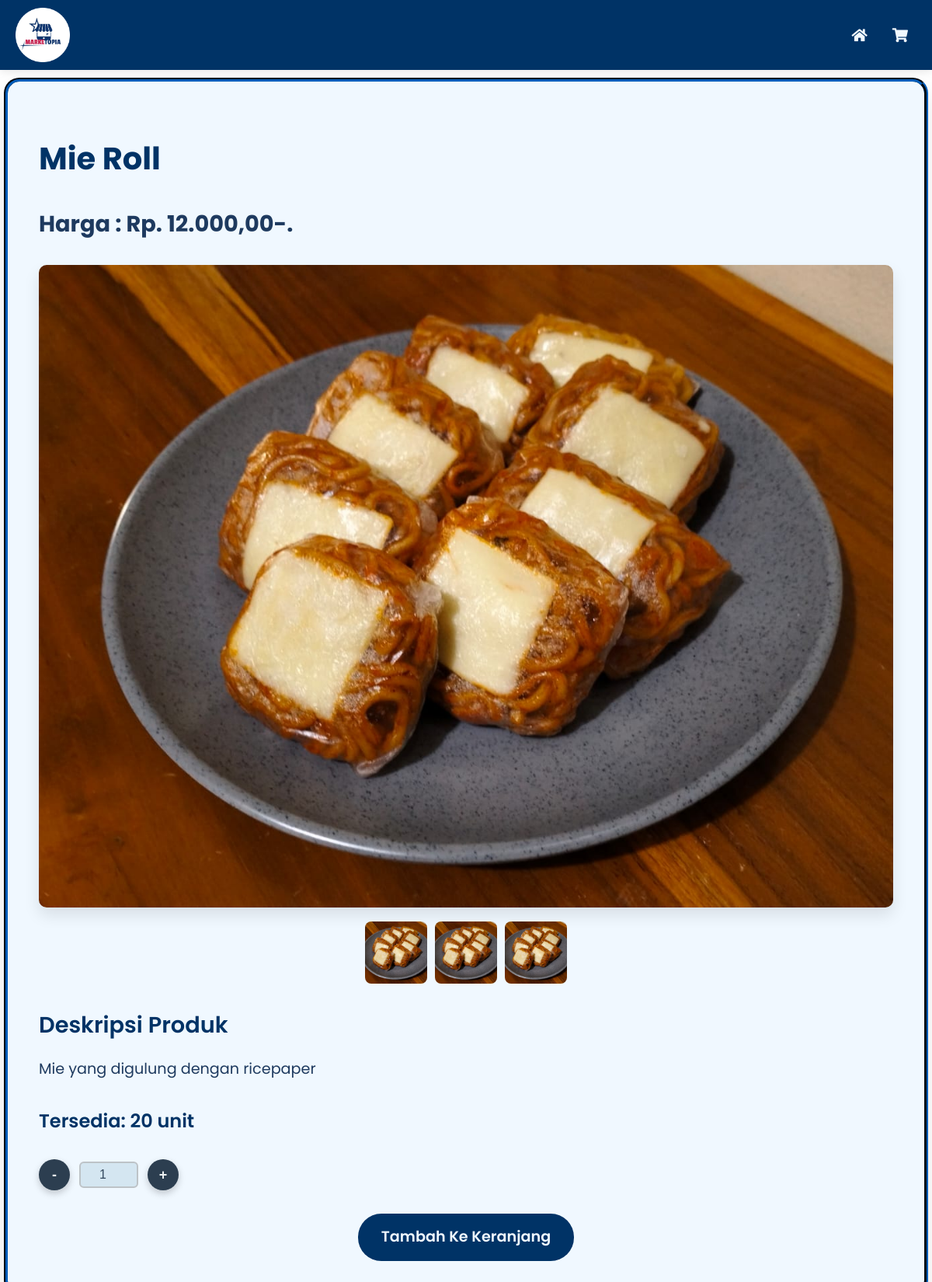
The page /info-produk-pages.php?id=1&type=foods (signed in) on the database its author committed.
### tables this page shows
CREATE TABLE `foods` (
  `foods_id` int NOT NULL,
  `nama` varchar(100) NOT NULL,
  `deskripsi` text,
  `harga` decimal(10,2) NOT NULL,
  `quantity` int DEFAULT NULL,
  `gambar` text,
  `nama_gambar` text,
  `product_type` enum('food','drink') NOT NULL
);

### info-produk-pages.php (the view, shortened to what this page needs)
<?php
include "CODES/BACKEND/db.php";
if (isset($_GET['id']) && isset($_GET['type'])) {
    $id = intval($_GET['id']);
    $type = $_GET['type'];
    if ($type === 'foods' || $type === 'drinks') {
        $table = $type;
        $sql = "SELECT * FROM $table WHERE " . ($type === 'foods' ? 'foods_id' : 'drinks_id') . " = ?";
        $stmt = $db->prepare($sql);
        $stmt->bind_param("i", $id);
        $stmt->execute();
        $result = $stmt->get_result();
        $produk = $result->fetch_assoc();
        if ($produk) {
            $nama = $produk['nama'];
            $harga = $produk['harga'];
            $deskripsi = $produk['deskripsi'];
            $stock = $produk['quantity'];
            $url_gambar = $produk['gambar'];
            if ($stock < 1) {
                $message = "Habis";
            } else {
                $message = "Tersedia: " . $stock . " unit";
            }
        } else {
            $error = "Produk tidak ditemukan.";
        }
    } else {
        $error = "Tipe produk tidak valid.";
    }
} else {
    $error = "Parameter tidak lengkap.";
}
?>
<!DOCTYPE html>
<html lang="id">
<head>
    <link rel="stylesheet" href="CODES/CSS/info-produk-styles.css">
    <link href="https://cdnjs.cloudflare.com/ajax/libs/font-awesome/5.15.4/css/all.min.css" rel="stylesheet">
</head>
<div>
    <div id="container">
        <header>
            <div class="kontainer-header">
                <img class="logo" src="assets/images/icon.png" alt="Logo">
                <div class="menu-icons">
                    <a href="dashboard.php" class="menu-link">
                        <i class="fas fa-home"></i>
                    </a>
                    <a href="carts-pages.php" class="menu-link">
                        <i class="fas fa-shopping-cart"></i>
                    </a>
                </div>
            </div>
        </header>
        <div class="produk-detail-container">
            <div class="produk-info">
                <div class="produk-header">
                    <h1 class="produk-title"><?= htmlspecialchars($nama) ?></h1>
                    <p class="produk-harga">Harga : Rp. <?= htmlspecialchars(number_format($harga, 0, ',', '.')), ',00-.' ?></p>
                </div>
                <div class="produk-gallery">
                    <div class="produk-img-container">
                        <img src="<?= htmlspecialchars($url_gambar) ?>" alt="<?= htmlspecialchars($nama) ?>" class="produk-main-img">
                    </div>
                    <div class="produk-img-thumbnails">
                        <img src="<?= htmlspecialchars($url_gambar) ?>" alt="Thumbnail 1" class="thumbnail-img">
                        <img src="<?= htmlspecialchars($url_gambar) ?>" alt="Thumbnail 2" class="thumbnail-img">
                        <img src="<?= htmlspecialchars($url_gambar) ?>" alt="Thumbnail 3" class="thumbnail-img">
                    </div>
                </div>
                <div class="produk-description">
                    <h3>Deskripsi Produk</h3>
                    <p><?= htmlspecialchars($deskripsi) ?></p>
                </div>
                <div class="produk-additional-info">
                <div class="produk-availability">
                    <h4><?= htmlspecialchars($message) ?></h4>
                </div>
                </div>
                <div class="product-quantity">
                <form class="quantity-control">
                    <button class="minus-btn" type="button">-</button>
                    <input type="number" value="1" class="quantity-input" name="quantity_total" min="1">
                    <button class="plus-btn" type="button">+</button>
                </form>
            </div>
            <div class="produk-action">
                <a href="#" id="addToCart" class="add-to-cart-btn">Tambah Ke Keranjang</a>
            </div>
                </div>
            </div>
        </div>
</body>
</html>

### CODES/CSS/info-produk-styles.css (style rules this page uses)
header { width: 100%; position: fixed; top: 0; z-index: 1000; background: #003366; box-shadow: 0 2px 10px rgba(0, 0, 0, 0.1); }
.kontainer-header { display: flex; justify-content: space-between; align-items: center; padding: 10px 20px; }
.logo { width: 70px; height: 70px; margin: 0; }
.menu-icons { display: flex; align-items: center; position: absolute; right: 5px; padding: 10px; border-radius: 5px; }
.menu-link { display: flex; align-items: center; padding: 8px 16px; color: #f0f8ff; border-radius: 5px; background-color: transparent; text-decoration: none; font-weight: bold; transition: background-color 0.3s ease, transform 0.2s ease; }
.menu-link i { font-size: 18px; color: #f0f8ff; }
.produk-detail-container { display: flex; justify-content: center; align-items: flex-start; min-height: 100vh; width: 100%; overflow-x: hidden; }
.produk-info { margin-top: 100px; background-color: #f0f8ff; border: groove 5px #003366; border-radius: 20px; box-shadow: 0 15px 30px rgba(0, 0, 0, 0.1); max-width: 1100px; width: 100%; padding: 40px; }
.produk-header { margin-bottom: 30px; }
.produk-title { font-size: 2.5rem; color: #003366; font-weight: 700; }
.produk-harga { font-size: 1.8rem; color: #1E3A5F; font-weight: 700; }
.produk-gallery { display: flex; flex-direction: column; align-items: center; margin-bottom: 30px; }
.produk-img-container { text-align: center; margin-bottom: 10px; }
.produk-main-img { max-width: 100%; height: auto; border-radius: 10px; box-shadow: 0 10px 20px rgba(0, 0, 0, 0.1); transition: transform 0.3s ease; }
.produk-img-thumbnails { display: flex; gap: 10px; justify-content: center; }
.product-quantity { text-align: center; }
.quantity-control { display: flex; align-items: center; gap: 12px; }
.quantity-control button { width: 40px; height: 40px; background: #2c3e50; color: #ecf0f1; font-size: 18px; font-weight: bold; border: none; border-radius: 50%; cursor: pointer; box-shadow: 0 4px 10px rgba(0, 0, 0, 0.2); transition: transform 0.2s, background 0.3s; }
.quantity-input { width: 60px; text-align: center; border: 2px solid #bdc3c7; border-radius: 6px; padding: 6px; font-size: 16px; font-weight: 500; color: #34495e; background: #d4e6f1; }
.thumbnail-img { width: 80px; height: 80px; object-fit: cover; border-radius: 8px; cursor: pointer; transition: transform 0.3s ease; }
.produk-description { margin-bottom: 30px; }
.produk-description h3 { font-size: 1.8rem; font-weight: 600; color: #003366; margin-bottom: 15px; }
.produk-description p { font-size: 1.2rem; line-height: 1.6; color: #1E3A5F; }
.produk-additional-info { margin-bottom: 30px; }
.produk-additional-info h4 { font-size: 1.5rem; font-weight: 600; color: #003366; margin-bottom: 15px; }
.produk-action { display: flex; gap: 20px; justify-content: center; }
.add-to-cart-btn, .buy-now-btn { background-color: #003366; color: #f0f8ff; padding: 15px 30px; margin-top: 30px; border-radius: 30px; font-size: 1.2rem; text-decoration: none; text-align: center; font-weight: 600; transition: background-color 0.3s ease, transform 0.3s ease; }

### rows shown on the page
foods: nama "Mie Roll", harga "12.000", gambar (picture), deskripsi "Mie yang digulung dengan ricepaper", quantity "Tersedia: 20 unit"
